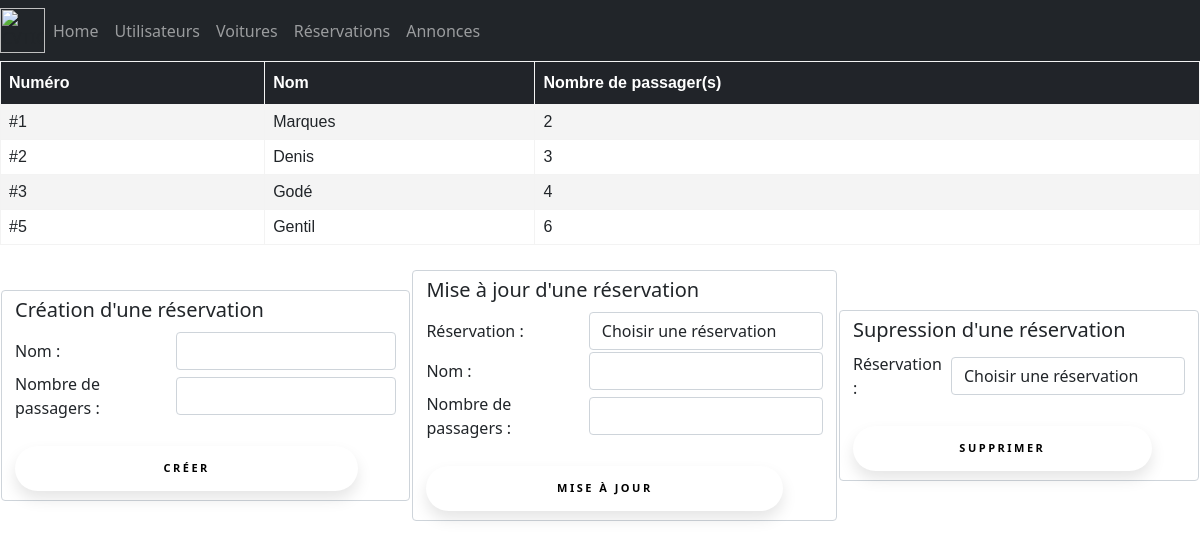
Page /reservations_crud.php on the earlier database version.
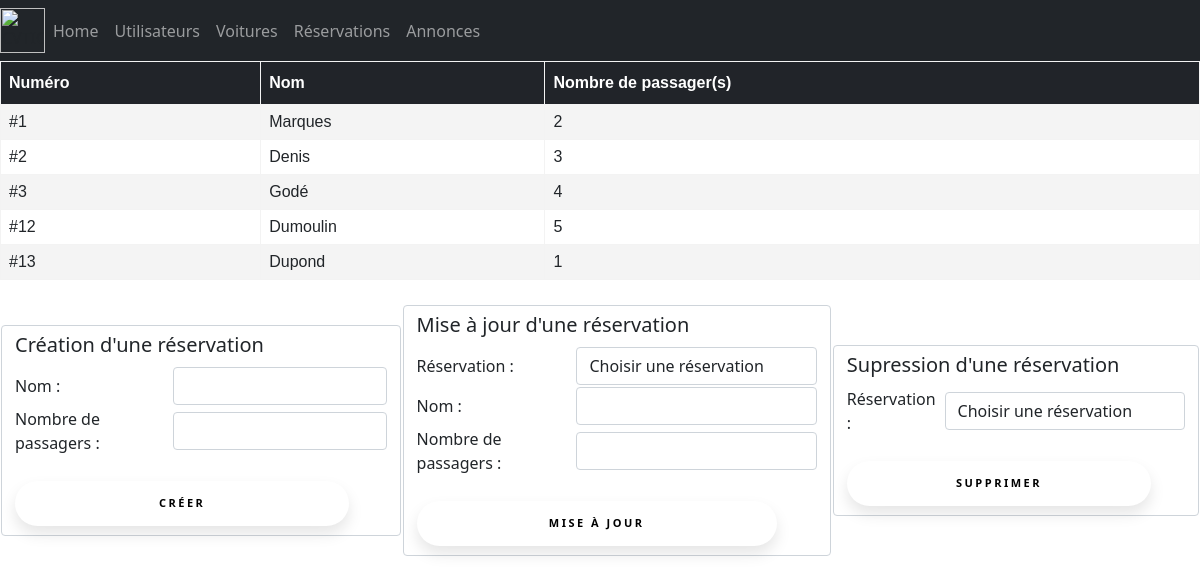
Same page on the later database version.
### tables this page shows
CREATE TABLE `reservations` (
  `id` int NOT NULL,
  `title` varchar(255) NOT NULL,
  `nbrPassengers` int NOT NULL
);

### class/Services/DataBaseService.php (called while the page is built, shortened)
<?php
class DataBaseService
{
    private $connection;
    public function __construct()
    {
        try {
            $this->connection = new PDO(
                'mysql:host=' . self::HOST . ';port=' . self::PORT . ';dbname=' . self::DATABASE_NAME,
                self::MYSQL_USER,
                self::MYSQL_PASSWORD
            );
            $this->connection->exec("SET CHARACTER SET utf8");
        } catch (Exception $e) {
            echo 'Erreur : ' . $e->getMessage();
        }
    }
    public function getReservations(): array
    {
        $reservations = [];
        $sql = 'SELECT * FROM reservations';
        $query = $this->connection->query($sql);
        $results = $query->fetchAll(PDO::FETCH_ASSOC);
        if (!empty($results)) {
            $reservations = $results;
        }
        return $reservations;
    }
}

### class/Services/ReservationsService.php (called while the page is built, shortened)
<?php
class ReservationsService
{
    public function getReservations(): array
    {
        $reservations = [];
        $dataBaseService = new DataBaseService();
        $reservationsDTO = $dataBaseService->getReservations();
        if (!empty($reservationsDTO)) {
            foreach ($reservationsDTO as $reservationDTO) {
                $reservation = new Reservation();
                $reservation->setId($reservationDTO['id']);
                $reservation->setTitle($reservationDTO['title']);
                $reservation->setNbrPassengers($reservationDTO['nbrPassengers']);
                $reservations[] = $reservation;
            }
        }
        return $reservations;
    }
}

### class/Entities/Reservation.php (called while the page is built, shortened)
<?php
class Reservation
{
    private $id;
    private $title;
    private $nbrPassengers;
    public function getId(): string
    {
        return $this->id;
    }
    public function setId(string $id): self
    {
        $this->id = $id;
        return $this;
    }
    public function getTitle(): string
    {
        return $this->title;
    }
    public function setTitle(string $title): self
    {
        $this->title = $title;
        return $this;
    }
    public function getNbrPassengers(): int
    {
        return $this->nbrPassengers;
    }
    public function setNbrPassengers(int $nbrPassengers): self
    {
        $this->nbrPassengers = $nbrPassengers;
        return $this;
    }
}

### reservations_crud.php (the view, shortened to what the changed rows need)
<head>
    <link href="css/style.css" rel="stylesheet" type="text/css">
</head>
<?php
include_once 'menu/nav.php';
$controller = new ReservationsController();
echo $controller->getReservations();
?>
<br>

### class/Controllers/ReservationsController.php (shortened to what the changed rows need)
<?php
class ReservationsController
{
    public function getReservations(): string
    {
        $html = '<table class="table_af">' .
        '<tr>' .
        '<th>Numéro</th>' .
        '<th>Nom</th>' .
        '<th>Nombre de passager(s)</th>' .
        '</tr>';
        $reservationsService = new ReservationsService();
        $reservations = $reservationsService->getReservations();
        foreach ($reservations as $reservation) {
            $html .=
                '<tr>'.
                '<td>'. '#' . $reservation->getId() . ' ' . '</td>' .
                '<td>'. $reservation->getTitle(). ' ' . '</td>' .
                '<td>'. $reservation->getNbrPassengers(). ' ' . '</td>' .
                '</tr>';
        }
        $html .= '</table>';
        return $html;
    }
}

Differences in the rows shown:
removed reservations: id "5", title "Gentil", nbrPassengers "6"
added reservations: id "12", title "Dumoulin", nbrPassengers "5"
added reservations: id "13", title "Dupond", nbrPassengers "1"
